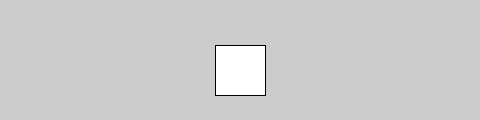
Frame 1 (no input)
Frame 60 (the mouse pressed at the canvas centre just before this capture): identical to frame 1, image omitted
Frame 120 (the mouse held since frame 60 and released just before this capture): identical to frame 1, image omitted

The Processing sketch that drew this single still picture (run headless with seeded random() and noise(); from frame 60 on, the mouse is pressed at the canvas centre):

// Processing sketch: Ex_05_19
// ── Ex_05_19.pde
int x = 215;

void setup() {
  size(480, 120);
}

void draw() {
  if (keyPressed && (key == CODED)) { // If it's a coded key
    if (keyCode == LEFT) { // If it's the left arrow
      x--;
    } else if (keyCode == RIGHT) { // If it's the right arrow
      x++;
    }
  }
  rect(x, 45, 50, 50);
}
